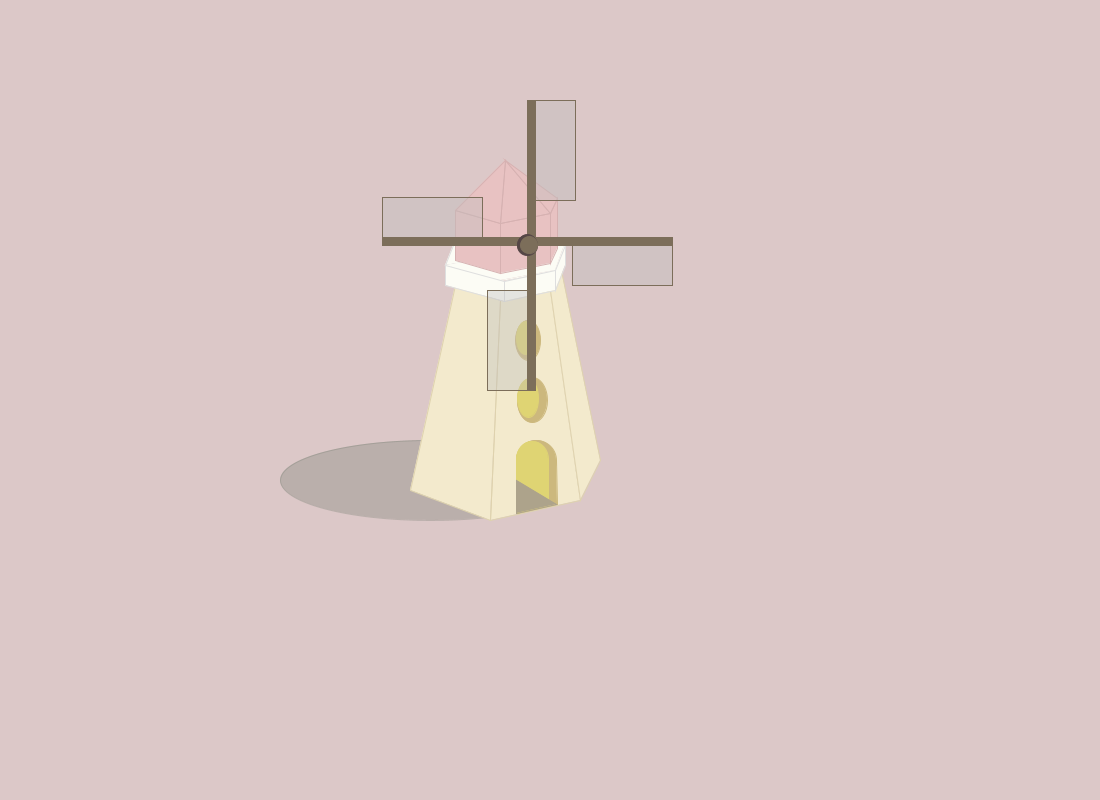
Frame 1 (no input)
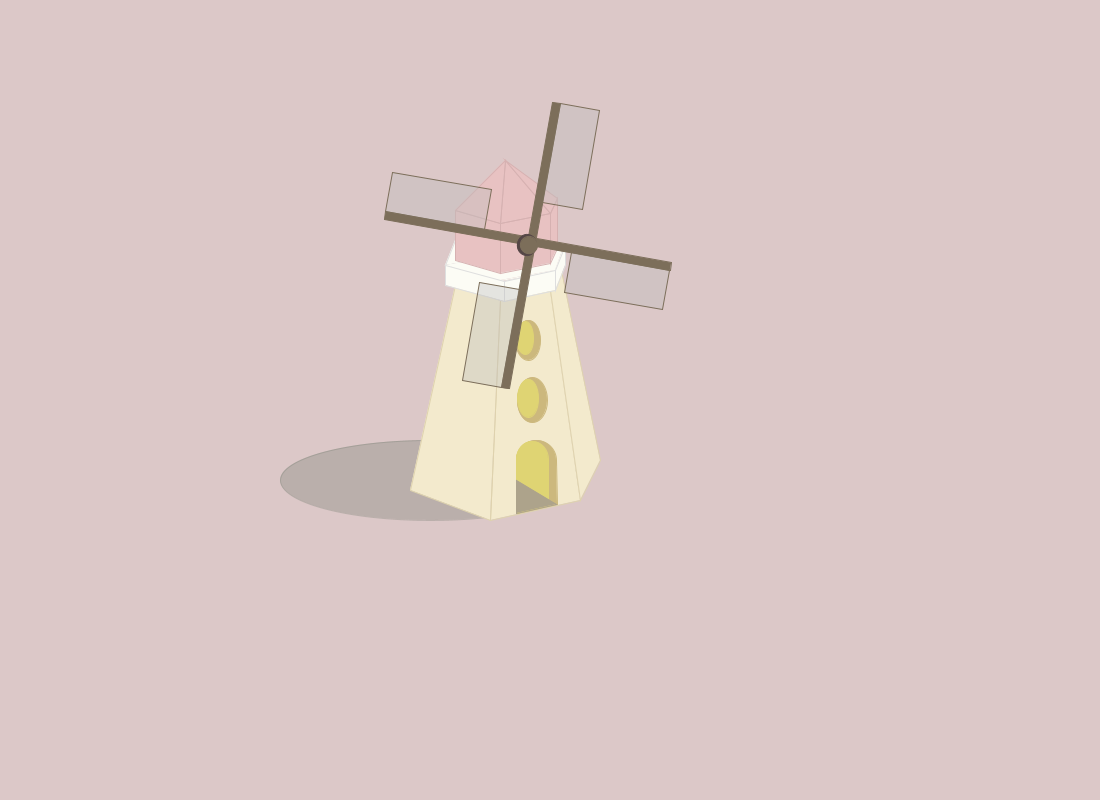
Frame 60 (the mouse pressed at the canvas centre just before this capture)
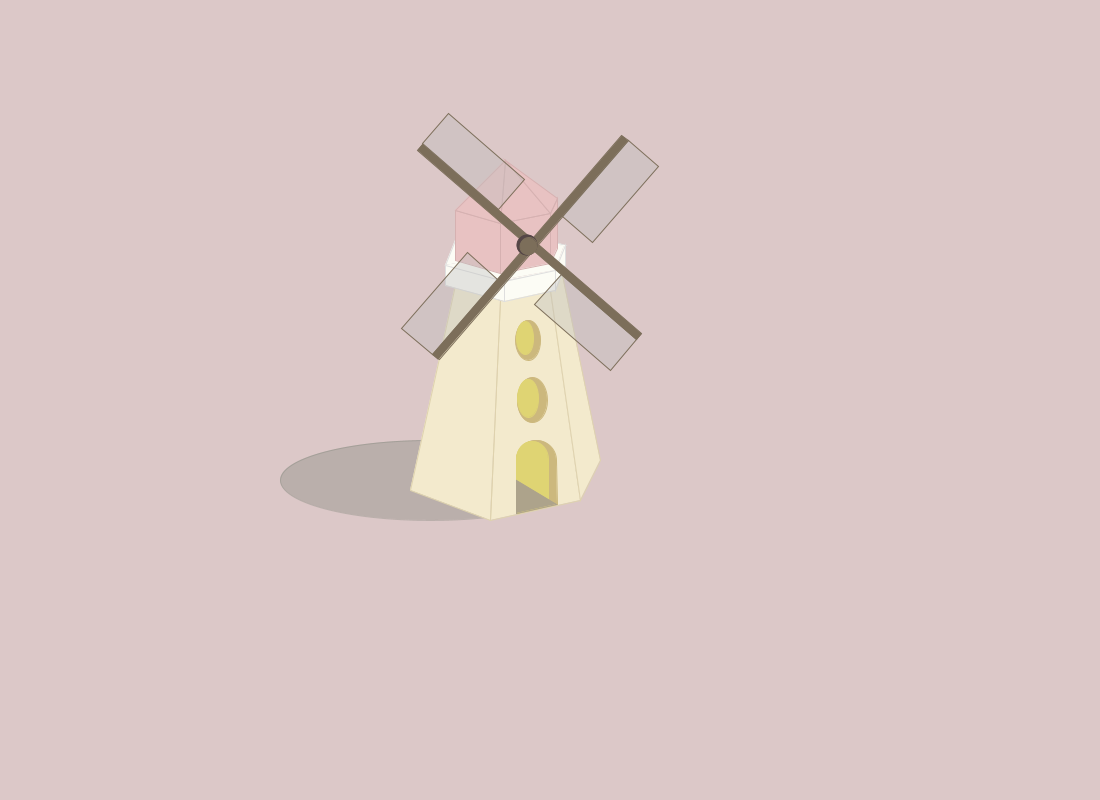
Frame 120 (the mouse held since frame 60 and released just before this capture)

The Processing sketch that drew these frames (run headless with seeded random() and noise(); from frame 60 on, the mouse is pressed at the canvas centre):

// Processing sketch: team_2
// ── team_2.pde
int x = 0;
int y = 0;
float angle = 0; 
float aVelocity = 0;
float aAcceleration = 0.0001;

void setup() {
  size(1100, 800);
}

void draw(){
  background(0);
  wind(300, 100);
}

void wind(int x, int y) {
  pushStyle();
  background(220, 200, 200);
  
  //shadow
  fill(126, 131, 119, 90);
  stroke(126, 131, 119, 90);
  ellipse(x+130, y+380, 300, 80);

  //body
  fill(243, 234, 205);
  stroke(222, 210, 174);
  quad(x+200, y+200, x+250, y+190, x+280, y+400, x+190, y+420);
  quad(x+155, y+185, x+200, y+200, x+190, y+420, x+110, y+390);
  quad(x+250, y+190, x+260, y+165, x+300, y+360, x+280, y+400);

  //window
  fill(204, 184, 125);
  stroke(204, 184, 125);
  ellipse(x+228, y+240, 25, 40);
  ellipse(x+232, y+300, 30, 45);
  
  fill(223, 212, 115);
  stroke(223, 212, 115);
  ellipse(x+225, y+238, 17, 33);
  ellipse(x+228, y+298, 21, 38);

  //door
  fill(204, 184, 125);
  stroke(204, 184, 125);
  ellipse(x+236, y+360, 40, 40);
  quad(x+216, y+360, x+256, y+360, x+257, y+404, x+217, y+413);
  
  fill(223, 212, 115);
  stroke(223, 212, 115);
  ellipse(x+232, y+359, 32, 36);
  quad(x+216, y+360, x+248, y+360, x+248, y+405, x+216, y+413);
  
  fill(173, 163, 139);
  stroke(173, 163, 139);
  triangle(x+216, y+413, x+216, y+380, x+256, y+404);
  
  //head
  fill(252, 252, 245);
  stroke(222, 222, 222);
  quad(x+155, y+140, x+215, y+130, x+265, y+145, x+145, y+165);
  stroke(252, 252, 245);
  quad(x+146, y+165, x+264, y+145, x+255, y+170, x+195, y+181);
  stroke(222, 222, 222);
  quad(x+145, y+165, x+204, y+181, x+204, y+201, x+145, y+185);
  quad(x+204, y+181, x+255, y+170, x+255, y+190, x+204, y+201);
  quad(x+255, y+170, x+265, y+145, x+265, y+165, x+255, y+190);
  
  fill(232, 194, 194);
  stroke(214, 177, 177);
  quad(x+155, y+160, x+155, y+110, x+200, y+123, x+200, y+173);
  quad(x+200, y+173, x+200, y+123, x+250, y+113, x+250, y+163);
  quad(x+250, y+163, x+250, y+113, x+257, y+98, x+257, y+148);
  triangle(x+200, y+123, x+205, y+60, x+250, y+113);
  triangle(x+155, y+110, x+205, y+60, x+200, y+123);
  triangle(x+250, y+113, x+205, y+60, x+257, y+98);
  
  //wing
  pushMatrix();
  translate(x+227, y+145);
  rotate(angle);
  
  fill(124, 110, 90);
  stroke(124, 110, 90);
  rect(0, -145, 8, 290);
  rect(-145, -8, 290, 8);
  
  fill(188, 188, 188, 95);
  quad(-145, -8, -145, -48, -45, -48, -45, -8);
  quad(8, -145, 48, -145, 48, -45, 8, -45);
  quad(145, 0, 145, 40, 45, 40, 45, 0); 
  quad(0, 145, -40, 145, -40, 45, 0, 45);
  
  aVelocity = aVelocity + aAcceleration;
  
  angle = angle + aVelocity;
  
  if (angle > 30) {
    aVelocity = aVelocity - aAcceleration;
  }
  
  fill(85, 70, 70);
  stroke(85, 70, 70);
  ellipse(0, 0, 20, 21);
  fill(124, 110, 90);
  stroke(124, 110, 90);
  circle(2, 0, 17);
  popMatrix();

  popStyle();
}
